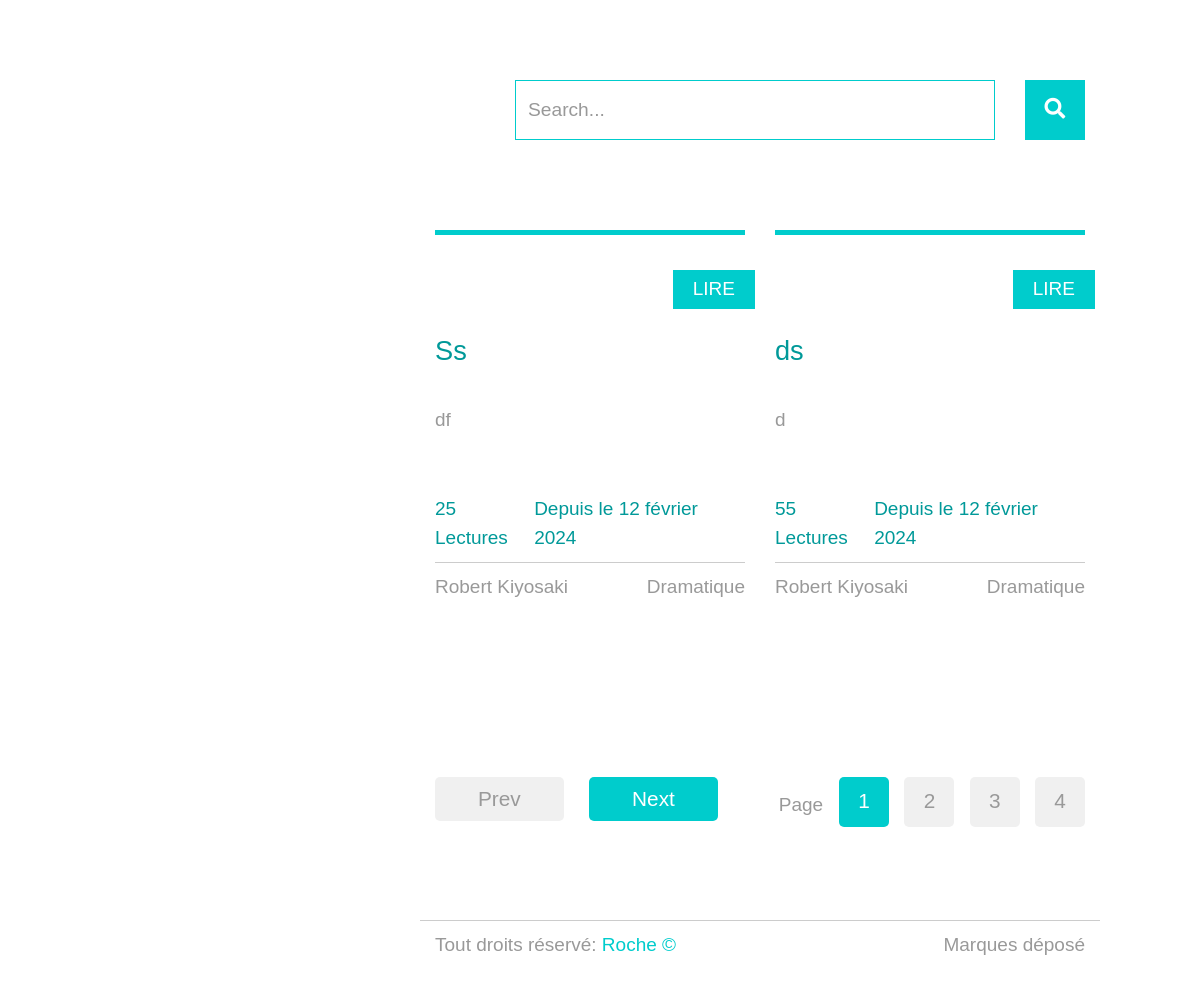
Page /home/bibliotheque on the committed database.
### bibliotheque/models.py (models this page shows, shortened)
class LivreBibliotheque(models.Model):
    id_livre = models.IntegerField( unique = True, primary_key = True, verbose_name="id", auto_created=True)
    titre = models.CharField(max_length=255, verbose_name="Titre")
    descriptions = models.CharField(verbose_name = "Description", max_length=255)
    date_sortie = models.DateField(verbose_name="Date de sortie")
    nbr_lecture = models.IntegerField(verbose_name="Nombre de lecture au total")
    auteur = models.ForeignKey(Autheur, on_delete=models.DO_NOTHING, verbose_name="Autheur")
    catego = models.ForeignKey(Categories, on_delete=models.DO_NOTHING, verbose_name="Categorie")
    class Meta():
        verbose_name="Livre"
        verbose_name_plural="Livres"

class Autheur(models.Model):
    coor_aut = models.CharField(max_length = 100, unique = True, verbose_name ="Nom Prénom auteur")
    def __str__(self):
        return self.coor_aut
    class Meta():
        verbose_name = "Auteur"
        verbose_name_plural = "Auteurs"

class Categories(models.Model):
    lib_cat = models.CharField(max_length = 70, unique = True, verbose_name = "Libellé")
    code_cat = models.CharField(max_length = 30, unique = True, verbose_name = "Code Catégorie")
    def __str__(self):
        return self.lib_cat
    class Meta():
        verbose_name = "Categorie"
        verbose_name_plural = "Categories"

### bibliotheque/views.py (the view)
# urls.py: path('bibliotheque', views.bibliotheque, name='bibliotheque'),
def bibliotheque(request):
    context = {
        "recup":LivreBibliotheque.objects.all(),
    }
    return render(request, "bibliotheque/bibi.html", context)

### bibliotheque/templates/bibliotheque/bibi.html (shortened to what this page needs)
{% load static %}
<!DOCTYPE html>
<html lang="en">
<head>
	<link rel="stylesheet" href="{% static 'fontawesome/css/all.min.css' %}">
    <link href="{% static 'css/bootstrap.min.css' %}" rel="stylesheet">
    <link href=" {% static 'css/templatemo-xtra-blog.css' %}" rel="stylesheet">
</head>
<body>
    <div class="container-fluid">
        <main class="tm-main">
            <div class="row tm-row">
                <div class="col-12">
                    <form method="GET" class="form-inline tm-mb-80 tm-search-form">
                        <input class="form-control tm-search-input" name="query" type="text" placeholder="Search..." aria-label="Search">
                        <button class="tm-search-button" type="submit">
                            <i class="fas fa-search tm-search-icon" aria-hidden="true"></i>
                        </button>
                    </form>
                </div>
            </div>
            <div class="row tm-row">
                {% for recups in recup %}
                    <article class="col-12 col-md-6 tm-post" id="con">
                        <hr class="tm-hr-primary">
                        <a href="{% url 'bibliotheque:livre' recups.id_livre %}" class="effect-lily tm-post-link tm-pt-60">
                            <span class="position-absolute tm-new-badge">LIRE</span>
                            <h2 class="tm-pt-30 tm-color-primary tm-post-title">{{ recups.titre }}</h2>
                        </a>
                        <p class="tm-pt-30">
                            {{ recups.descriptions }}
                        </p>
                        <div class="d-flex justify-content-between tm-pt-45">
                            <span class="tm-color-primary">
                                {% if recups.nbr_lecture <= 1 %}
                                    {{recups.nbr_lecture}} lecture
                                {% else %}
                                    {{recups.nbr_lecture}} Lectures
                                {% endif %}
                            </span>
                            <span class="tm-color-primary">Depuis le {{ recups.date_sortie }}</span>
                        </div>
                        <hr>
                        <div class="d-flex justify-content-between">
                            <span>{{ recups.auteur }}</span>
                            <span>{{ recups.catego }}</span>
                        </div>
                    </article>
                {% endfor %}
            </div>
            <div class="row tm-row tm-mt-100 tm-mb-75">
                <div class="tm-prev-next-wrapper">
                    <a href="#" class="mb-2 tm-btn tm-btn-primary tm-prev-next disabled tm-mr-20">Prev</a>
                    <a href="#" class="mb-2 tm-btn tm-btn-primary tm-prev-next">Next</a>
                </div>
                <div class="tm-paging-wrapper">
                    <span class="d-inline-block mr-3">Page</span>
                    <nav class="tm-paging-nav d-inline-block">
                        <ul>
                            <li class="tm-paging-item active">
                                <a href="#" class="mb-2 tm-btn tm-paging-link">1</a>
                            </li>
                            <li class="tm-paging-item">
                                <a href="#" class="mb-2 tm-btn tm-paging-link">2</a>
                            </li>
                            <li class="tm-paging-item">
                                <a href="#" class="mb-2 tm-btn tm-paging-link">3</a>
                            </li>
                            <li class="tm-paging-item">
                                <a href="#" class="mb-2 tm-btn tm-paging-link">4</a>
                            </li>
                        </ul>
                    </nav>
                </div>
            </div>
            <footer class="row tm-row">
                <hr class="col-12">
                <div class="col-md-6 col-12 tm-color-gray">
                    Tout droits réservé: <a rel="nofollow" target="_parent" href="https://templatemo.com" class="tm-external-link">Roche &copy;</a>
                </div>
                <div class="col-md-6 col-12 tm-color-gray tm-copyright">
                    Marques déposé
                </div>
            </footer>
        </main>
    </div>
</body>
</html>

### bibliotheque/static/css/templatemo-xtra-blog.css (style rules this page uses)
html { overflow-x: hidden; }
body { margin: 0; padding: 0; font-family: 'Source Sans Pro', sans-serif; font-size: 19px; line-height: 1.5em; overflow-x: hidden; }
p, span { color: #999; }
hr { border-top-color: #CCC; margin-top: 10px; margin-bottom: 10px; }
.form-control::placeholder { color: #999; }
.tm-main { margin-left: 400px; padding: 80px 100px 25px; }
.tm-post { max-width: 470px; }
.tm-row { max-width: 980px; justify-content: space-between; }
ul { margin: 0; padding: 0; }
.tm-search-form { display: flex; align-items: center; justify-content: flex-end; }
.form-inline .form-control.tm-search-input { display: block; height: 60px; width: 480px; margin-right: 30px; border-radius: 0; border-color: #0CC; font-size: 1.2rem; }
.tm-search-button { width: 60px; height: 60px; border: none; background-color: #0CC; transition: all 0.3s ease; }
.tm-search-icon { color: white; font-size: 1.3rem; }
.tm-post-link { display: block; position: relative; cursor: pointer; }
.tm-post { margin-bottom: 75px; }
.tm-new-badge { top: 25px; right: -10px; background-color: #0CC; color: white; padding: 5px 20px; }
.tm-post-title { font-size: 1.7rem; transition: all 0.3s ease; }
.tm-btn { display: inline-block; border-radius: 5px; font-size: 1.3rem; transition: all 0.3s ease; }
.tm-btn-primary { background-color: #0CC; color: white; padding: 8px 43px; border: none; }
.tm-paging-nav ul li { list-style: none; display: inline-block; margin-right: 10px; }
.tm-paging-nav ul li:last-child { margin-right: 0; }
.tm-paging-link { background-color: #F0F0F0; color: #999; width: 50px; height: 50px; display: flex; align-items: center; justify-content: center; }
.tm-paging-item .tm-paging-link:hover, .tm-paging-item.active .tm-paging-link { background-color: #0CC; color: white; }
.tm-btn.disabled { background-color: #F0F0F0; color: #999; cursor: not-allowed; }
.tm-external-link { color: #0CC; }
.tm-paging-wrapper { display: flex; justify-content: flex-end; align-items: center; }
.tm-prev-next-wrapper, .tm-paging-wrapper { flex: 0 0 50%; max-width: 50%; padding-left: 15px; padding-right: 15px; }
.tm-copyright { text-align: right; }
hr.tm-hr-primary { border-top: 5px solid #0CC; }
.form-control { height: 45px; border-color: #0CC; border-radius: 0; }
.tm-pt-30 { padding-top: 30px; }
.tm-pt-45 { padding-top: 45px; }
.tm-pt-60 { padding-top: 60px; }
.tm-mb-75 { margin-bottom: 75px; }
.tm-mb-80 { margin-bottom: 80px; }
.tm-mt-100 { margin-top: 100px; }
.tm-mr-20 { margin-right: 20px; }
.tm-color-primary, span.tm-color-primary { color: #099; }
a.tm-color-gray, .tm-color-gray { color: #999; }
@media (max-width: 1540px) { .tm-main { margin-left: 320px; width: calc(100% - 320px); } }

### rows in the picture
LivreBibliotheque: titre "Ss", descriptions "df", nbr_lecture "25", date_sortie "12 février 2024", auteur "Robert Kiyosaki", catego "Dramatique"
LivreBibliotheque: titre "ds", descriptions "d", nbr_lecture "55", date_sortie "12 février 2024", auteur "Robert Kiyosaki", catego "Dramatique"
